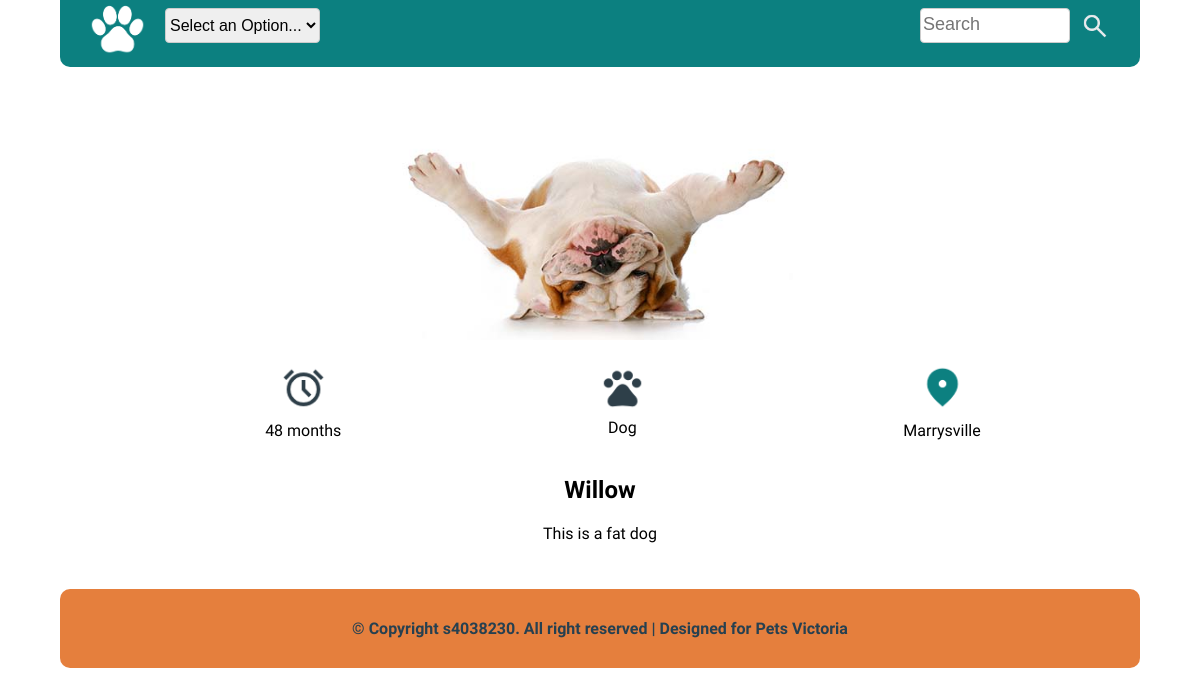
Screenshot of /details.php?petid=9 with the database file from the repository.
### tables this page shows
CREATE TABLE `pets` (
  `petid` int(11) NOT NULL,
  `petname` varchar(255) NOT NULL,
  `description` text NOT NULL,
  `image` varchar(255) NOT NULL,
  `caption` varchar(255) NOT NULL,
  `age` double NOT NULL,
  `location` varchar(255) NOT NULL,
  `type` varchar(255) NOT NULL
);

### details.php (the view, shortened to what this page needs)
<?php
include "include/header.inc";
include "include/nav.inc";
include "include/db_connect.inc";
if (isset($_GET['petid'])) {
    $petid = $_GET['petid'];
    $sql = "SELECT * FROM pets WHERE petid = ?";
    $stmt = $conn->prepare($sql);
    $stmt->bind_param("i", $petid);
    $stmt->execute();
    $result = $stmt->get_result();
    $pet = $result->fetch_assoc();
    if ($pet) {
?>
        <main id="mainbody-5">
            <div>
                <img id="mainpicture-3" src="images/<?php echo htmlspecialchars($pet['image']); ?>" alt="pets'picture">
            </div>
            <div>
                <div class="icon-details">
                    <span><img src="images/alarm.png">
                        <p><?php echo htmlspecialchars($pet['age']); ?> months</p>
                    </span>
                    <span>
                        <img src="images/paw.png">
                        <p><?php echo htmlspecialchars($pet['type']); ?></p>
                    </span>
                    <span>
                        <img src="images/location.png">
                        <p><?php echo htmlspecialchars($pet['location']); ?></p>
                    </span>
                </div>
            </div>
            <div class="fontbody-5">
                <h2><?php echo htmlspecialchars($pet['petname']); ?></h2>
                <p><?php echo htmlspecialchars($pet['caption']); ?></p>
            </div>
        </main>
<?php
    } else {
        echo "<p>Pet not found!</p>";
    }
} else {
    echo "<p>No pet selected!</p>";
}
include "include/footer.inc";

### css/style.css (style rules this page uses)
:root { margin: 0px; padding: 0px; box-sizing: border-box; }
body { margin: auto; width: 1200px; }
::placeholder { font-size: 18px; }
#mainbody-5 { background-color: #fff; width: 85%; overflow: hidden; text-align: center; margin: auto; padding: 2.5%; }
#mainpicture-3 { align-items: center; width: 40%; height: 40%; overflow: hidden; }
.icon-details { display: flex; justify-content:space-around; margin-left: 4.5%; margin-top: 2%; }
.icon-details img { width: 45px; height: 45px; }
.icon-details p { font-family: "Ysabeau SC"; margin-top: 10%; }
.fontbody-5 p, h2 { font-family: "Ysabeau SC"; }

### rows the page displays
pets: image (picture), age "48", type "Dog", location "Marrysville", petname "Willow", caption "This is a fat dog"
